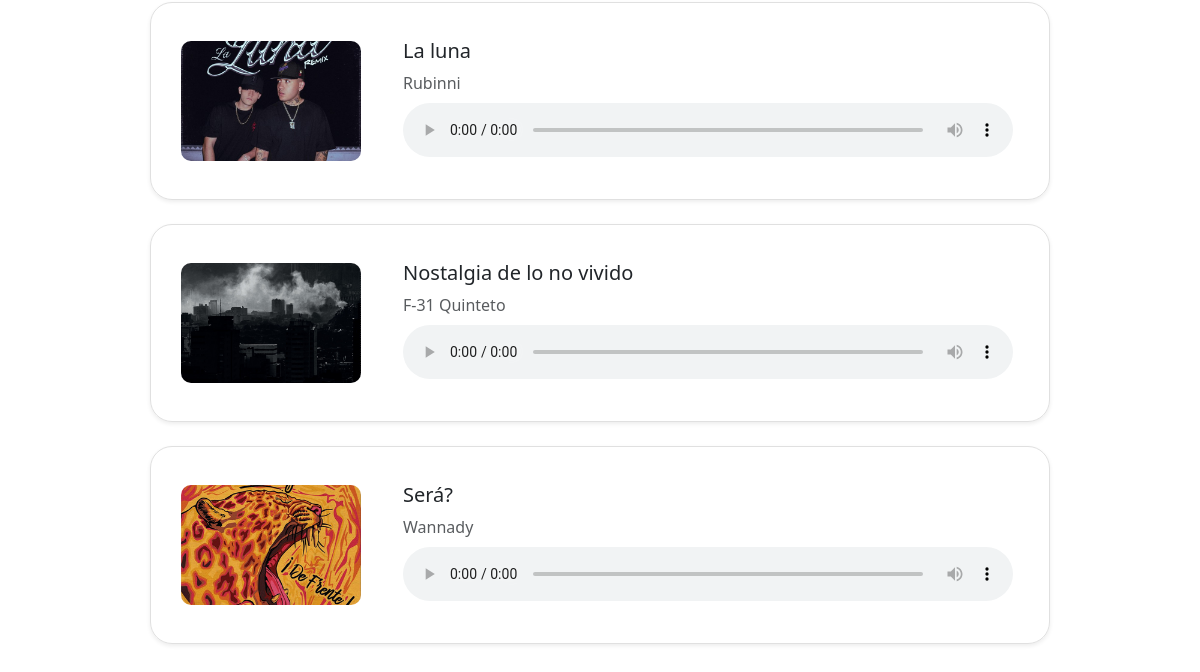
/buscar/ (lower part), run on an earlier commit of the app's database.
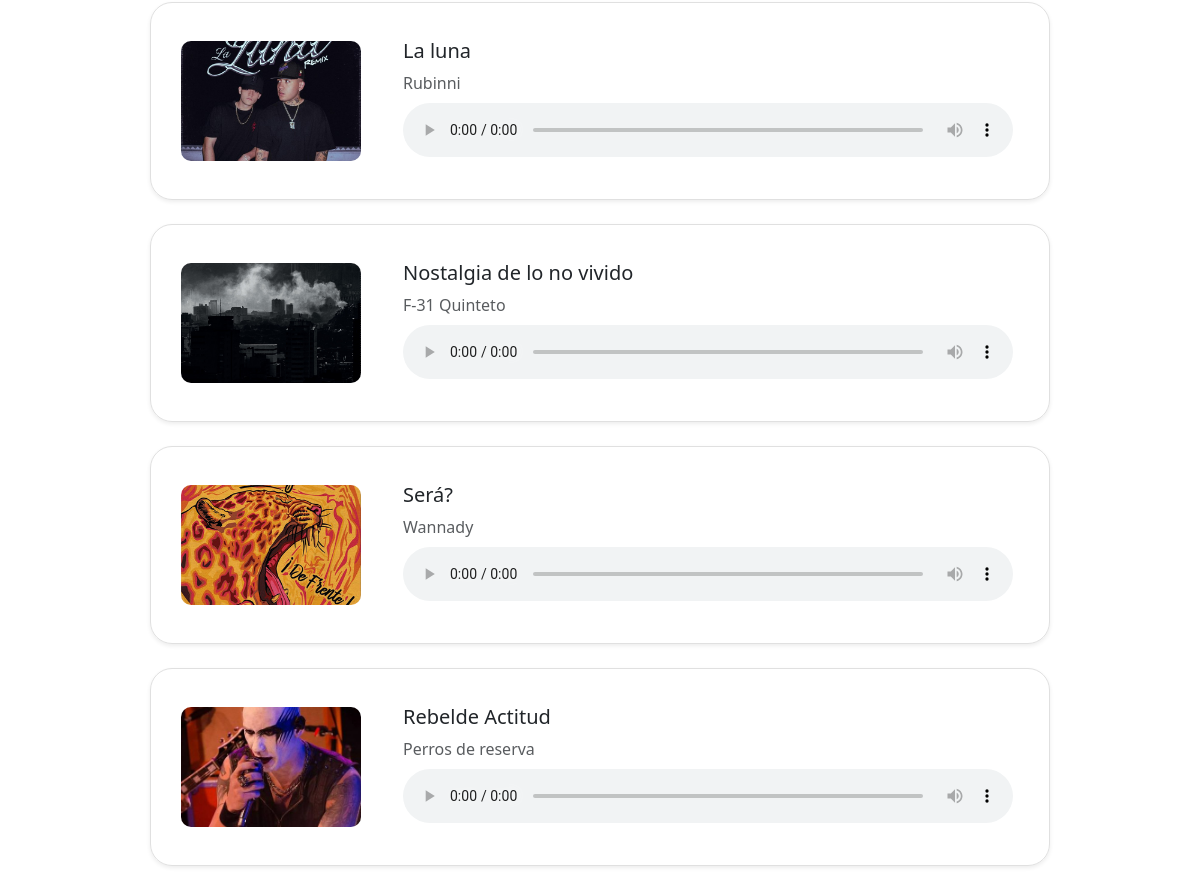
And on a later commit of the database.
### library/models.py (models this page shows, shortened)
class Song(models.Model):
    title = models.CharField(max_length=300)
    artist_name = models.CharField(max_length=100)
    genre = models.CharField(max_length=50)
    lyrics = models.TextField(blank=True)
    audio_file = models.FileField(upload_to="songs/audio/")
    cover_image = models.ImageField(
        upload_to="songs/covers/",
        blank=True,
        null=True
    )
    mood = models.CharField(
    max_length=50,
    choices= [
    ("feliz", "Feliz"),
    ("triste", "Triste"),
    ("romantico", "Romántico"),
    ("melancolico", "Melancólico"),
    ("nostalgico", "Nostálgico"),
    ("solitario", "Solitario"),
    ("ruptura", "Ruptura"),
    ],
    blank=True
)
    created_at = models.DateTimeField(auto_now_add=True)
    copyright = models.CharField(max_length=255, blank=True, null=True)

### main/views.py (the view)
# urls.py: path('buscar/', mainViews.search_song__update_song_list, name='buscar'),   #Dentro de el implementamos RF update_song_list
def search_song__update_song_list(request):  #search_song y #update_song_list
    searchTerm = request.GET.get('q', '')
    filterOption = request.GET.get('filtro', '')
    if searchTerm:
        if filterOption == 'titulo':
            cancion = Song.objects.filter(title__icontains=searchTerm)  #cancion es un queryset del modelo Cancion (Base de datos)
        elif filterOption == 'artista':
            cancion = Song.objects.filter(artist_name__icontains=searchTerm)
        elif filterOption == 'emocion':
            cancion = Song.objects.filter(mood__icontains=searchTerm)
        elif filterOption == 'año_publicacion':
            cancion = Song.objects.filter(created_at__icontains=searchTerm)
        elif filterOption == 'genero':
            cancion = Song.objects.filter(genre__icontains=searchTerm)
        else:
            cancion = Song.objects.filter(
                Q(title__icontains=searchTerm) |
                Q(artist_name__icontains=searchTerm) |
                Q(genre__icontains=searchTerm) |
                Q(created_at__icontains=searchTerm) |
                Q(mood__icontains=searchTerm)
            )
    else:
        cancion = Song.objects.all()
    resultados_count = cancion.count()  #me dice cuantos resultados hay
    most_listened_artist=None
    artist_photo = None
    cant_reproductions = None
    if (filterOption == 'emocion' or filterOption == 'año_publicacion' or filterOption == 'genero'):
        most_listened_artist , artist_photo, cant_reproductions = view_most_listened_category(cancion)
    return render(request, "main/base.html", {'canciones': cancion, 'searchTerm': searchTerm, 'filterOption': filterOption, 'resultados_count': resultados_count, 'most_listened_artist':most_listened_artist, 'artist_photo':artist_photo, 'cant_reproductions': cant_reproductions})  # Le pasamos el request y llamamos a la template base.html

### main/views.py (called while the page is built)
def suggested_songs_context(request):
    try:
        ids = list(Song.objects.values_list('id', flat=True))
        if not ids:
            return {'suggested_songs': []}
        sample_ids = random.sample(ids, min(3, len(ids)))
        qs = Song.objects.filter(id__in=sample_ids)
        result = []
        for s in qs:
            result.append({
                'id': s.id,
                'title': s.title,
                'artist': s.artist_name,
                'cover': s.cover_image.url if s.cover_image else None,
            })
        return {'suggested_songs': result}
    except Exception:
        return {'suggested_songs': []}

### main/templates/main/base.html (shortened to what this page needs)
{% load static %}
<!DOCTYPE html>
<html lang="es">
<head>
    <link href="https://cdn.jsdelivr.net/npm/bootstrap@5.3.7/dist/css/bootstrap.min.css" rel="stylesheet"/>
     <link href="https://cdn.jsdelivr.net/npm/bootstrap-icons@1.11.3/font/bootstrap-icons.css" rel="stylesheet"/>
    <link rel="stylesheet" href="{% static 'main/css/estilo.css' %}">
    <link rel="stylesheet" href="{% static 'artist/css/styleArtist.css' %}">
</head>
<body>
    {% include 'main/main_navbar.html' %}
</body>
</html>

### main/templates/main/main_navbar.html (shortened to what this page needs)
{% load static %}
{% if request.resolver_match.url_name != 'upload_songs' and request.resolver_match.url_name != 'login' and request.resolver_match.url_name != 'register' %}
{% if canciones %}
<div class="row mt-4 justify-content-center">
    {% for song in canciones %}
    <div class="col-12 mb-4 d-flex justify-content-center">
        <div class="card shadow-sm w-75" style="min-height: 180px;">
            <div class="row g-0 align-items-center">
                <div class="col-auto">
                    {% if song.cover_image %}
                    <img src="{{ song.cover_image.url }}" alt="{{ song.title }}"
                        style="width: 180px; height: 120px; object-fit: cover; margin: 10px; border-radius: 10px;">
                    {% else %}
                    <img src="{% static 'images/sin_portada.png' %}" alt="Sin imagen"
                        style="width: 180px; height: 120px; object-fit: cover; margin: 10px; border-radius: 10px;">
                    {% endif %}
                </div>
                <div class="col ps-3">
                    <div class="card-body">
                        <h5 class="card-title mb-2">{{ song.title }}</h5>
                        <p class="card-text text-muted mb-2">{{ song.artist_name }}</p>
                        {% if song.audio_file %}
                        <audio controls controlslist="nodownload" oncontextmenu="return false;" style="width: 100%;">
                            <source src="{{ song.audio_file.url }}" type="audio/mpeg">
                        </audio>
                        {% else %}
                        <small class="text-muted">Audio no disponible</small>
                        {% endif %}
                    </div>
                </div>
            </div>
        </div>
    </div>
    {% endfor %}
</div>
{% else %}
<br>
{% endif %}
{% endif %}

What changed in the data, as far as the page shows it:
added Song: cover_image (picture), title "Rebelde Actitud", artist_name "Perros de reserva"
